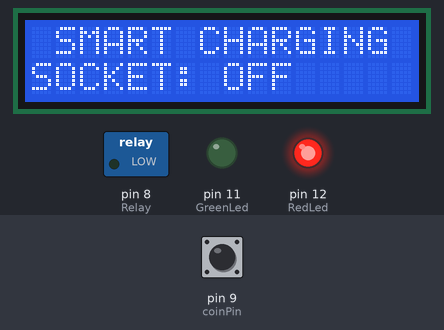
Recording of a sketch running on a simulated Arduino Uno, built with avr-gcc and run on an emulated ATmega328P. Parts: 16×2 character LCD, switched loads named in the sketch (green lamp = pin HIGH), output pins drawn as LEDs (lit = HIGH). The inputs (shaded band) are chosen by the test bench; at power-on: pin 9 (coinPin) HIGH. The local clock reads 2024-03-15 10:24:30 at power-on unless the sketch sets it; what the sketch prints to the serial monitor is not drawn.

Above: at 3.2 s.
3.3 s: pin 9 (coinPin) pulled LOW for 0.15 s
At 6.0 s:
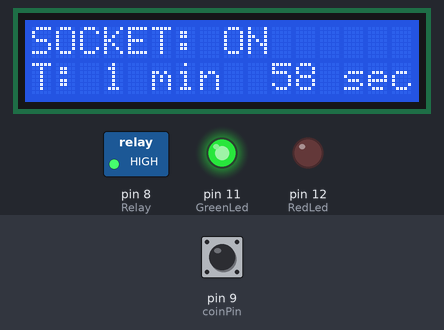
6.4 s: pin 9 (coinPin) pulled LOW for 0.15 s
At 9.3 s:
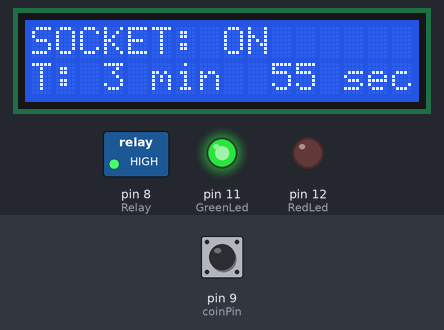
9.5 s: pin 9 (coinPin) pulled LOW for 0.15 s
At 12.4 s:
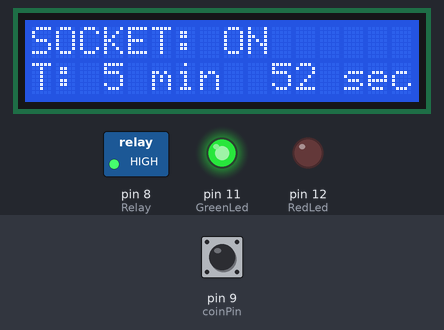
12.6 s: pin 9 (coinPin) pulled LOW for 0.15 s
At 15.5 s:
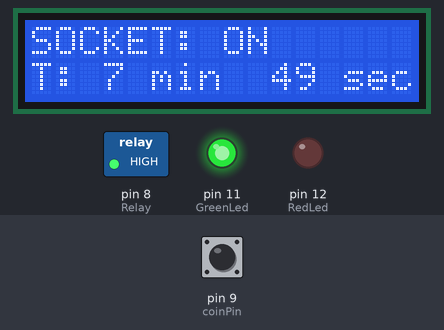
15.7 s: pin 9 (coinPin) pulled LOW for 0.15 s
At 18.6 s:
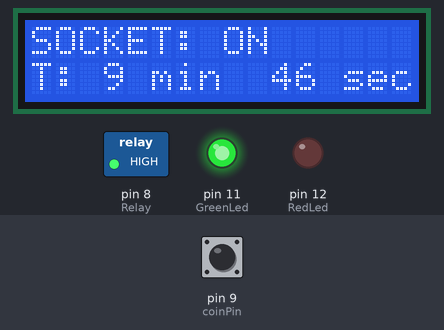
18.8 s: pin 9 (coinPin) pulled LOW for 0.15 s
At 19.6 s:
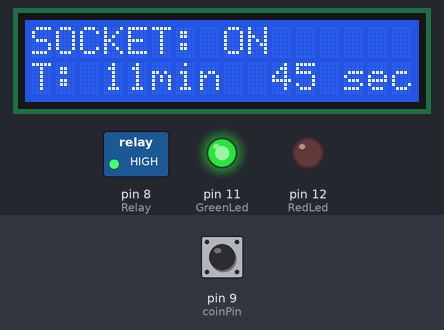
Timing chart, 0 to 21.8 s (numbered marks = the images above; inputs shaded):
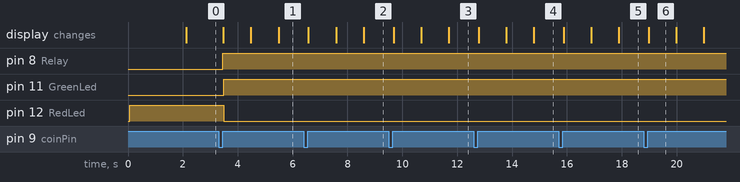

Measured:
- after the input at 3.3 s, pin 8 (Relay): LOW → HIGH after 0.15 s; pin 11 (GreenLed): LOW → HIGH after 0.19 s; pin 12 (RedLed): HIGH → LOW after 0.19 s; the display: first changes after 0.18 s (image 1 shows a later state)
- what the display in image 6 shows lasts 1.0 s, from 19.0 s to 20.0 s

The sketch:

CoinAcceptor_ChargingSystem.ino
```cpp
#include <Wire.h>
#include <RTClib.h>
#include <LiquidCrystal_I2C.h>

int RedLed = 12;
int GreenLed = 11;
int Relay = 8;

RTC_DS3231 rtc;

const int coinPin = 9;   // Digital pin to which the coin acceptor is connected (kindly use interupt pin only)
const int relayPin = 8;  // Digital pin to which the relay module is connected

unsigned long lastPulseTime = 0;
unsigned long pulseWidth = 0;

bool relayActive = false;
unsigned long relayStartTime = 0;  // To store the relay start time
unsigned long relayDuration = 0;   // To store the relay duration

unsigned long previousMillis = 0;     // Stores the last time the action was performed
const unsigned long interval = 1000;  // 1 second in milliseconds

LiquidCrystal_I2C lcd(0x3F, 16, 2);

void setup() {
  Serial.begin(9600);
  pinMode(RedLed, OUTPUT);
  pinMode(GreenLed, OUTPUT);
  pinMode(coinPin, INPUT_PULLUP);
  pinMode(Relay, OUTPUT);

  if (!rtc.begin()) {
    Serial.println("Couldn't find RTC");
    while (1)
      ;
  }

  if (rtc.lostPower()) {
    Serial.println("RTC lost power, let's set the time!");
    rtc.adjust(DateTime(F(__DATE__), F(__TIME__)));
  }

  lcd.init();
  lcd.backlight();

  digitalWrite(RedLed, HIGH);
  digitalWrite(GreenLed, LOW);
  digitalWrite(Relay, LOW);

  lcd.clear();
  lcd.setCursor(5, 0);
  lcd.print("SYSTEM");
  lcd.setCursor(1, 1);
  lcd.print("INITIALIZATION");
  delay(2000);
}
void loop() {
  LedIndicator();
  DateTime now = rtc.now();

  // Read the coin acceptor's output
  int coinState = digitalRead(coinPin);
  unsigned long currentTime = millis();

  // Check for a falling edge (coin insertion)
  if (coinState == LOW && currentTime - lastPulseTime > 50) {
    pulseWidth = 0;  // Reset pulse width

    // Measure the pulse width
    while (coinState == LOW) {
      currentTime = millis();
      coinState = digitalRead(coinPin);
    }

    pulseWidth = currentTime - lastPulseTime;
    Serial.println(pulseWidth);

    // Distinguish between coin types based on pulse width
    if (pulseWidth < 1000) {
      // Coin type A detected, activate relay for 1 minute using RTC
      if (!relayActive) {
        relayDuration = 60;                  // 1 minute in seconds
        relayStartTime = now.secondstime();  // Store the current time as relay start time
        digitalWrite(relayPin, HIGH);        // Turn on the relay
        relayActive = true;
      } else {
        addTimeToRelay(60);  // Add 1 minute to the remaining time
      }
    }else {
      // Coin type B detected, activate relay for 2 minutes using RTC
      if (!relayActive) {
        relayDuration = 120;                 // 2 minutes in seconds
        relayStartTime = now.secondstime();  // Store the current time as relay start time
        digitalWrite(relayPin, HIGH);        // Turn on the relay
        relayActive = true;
      } else {
        addTimeToRelay(120);  // Add 2 minutes to the remaining time
      }
    }

    lastPulseTime = currentTime;
  }

  // Check if it's time to turn off the relay based on RTC
  if (relayActive) {
    unsigned long elapsedTime = now.secondstime() - relayStartTime;

    if (elapsedTime >= relayDuration) {
      digitalWrite(relayPin, LOW);  // Turn off the relay
      relayActive = false;
      relayDuration = 0;
    } else {
      unsigned long timeRemaining = relayDuration - elapsedTime;
      unsigned long currentMillis = millis();
      if (currentMillis - previousMillis >= interval) {
        unsigned long minutes = timeRemaining / 60;
        unsigned long seconds = timeRemaining % 60;
        lcd.clear();
        lcd.setCursor(0, 0);
        lcd.print("SOCKET: ON");
        lcd.setCursor(0, 1);
        lcd.print("T: ");
        lcd.setCursor(3, 1);
        lcd.print(minutes);
        lcd.setCursor(5, 1);
        lcd.print("min");
        lcd.setCursor(10, 1);
        lcd.print(seconds);
        lcd.setCursor(13, 1);
        lcd.print("sec");
        Serial.print("Time Remaining: ");
        Serial.print(minutes);
        Serial.print(" min ");
        Serial.print(seconds);
        Serial.println(" sec");
        previousMillis = currentMillis;
      }
    }
  }


  // Add a small delay to avoid false detections
  delay(10);
}
void LedIndicator() {
  if (digitalRead(Relay) == LOW) {
    digitalWrite(RedLed, HIGH);
    digitalWrite(GreenLed, LOW);
    lcd.clear();
    lcd.setCursor(1, 0);
    lcd.print("SMART CHARGING");
    lcd.setCursor(0, 1);
    lcd.print("SOCKET: OFF");
    delay(100);
  } else if (digitalRead(Relay) == HIGH) {
    digitalWrite(GreenLed, HIGH);
    digitalWrite(RedLed, LOW);
  }
}
void addTimeToRelay(unsigned long additionalTime) {
  relayDuration += additionalTime;
}
```
